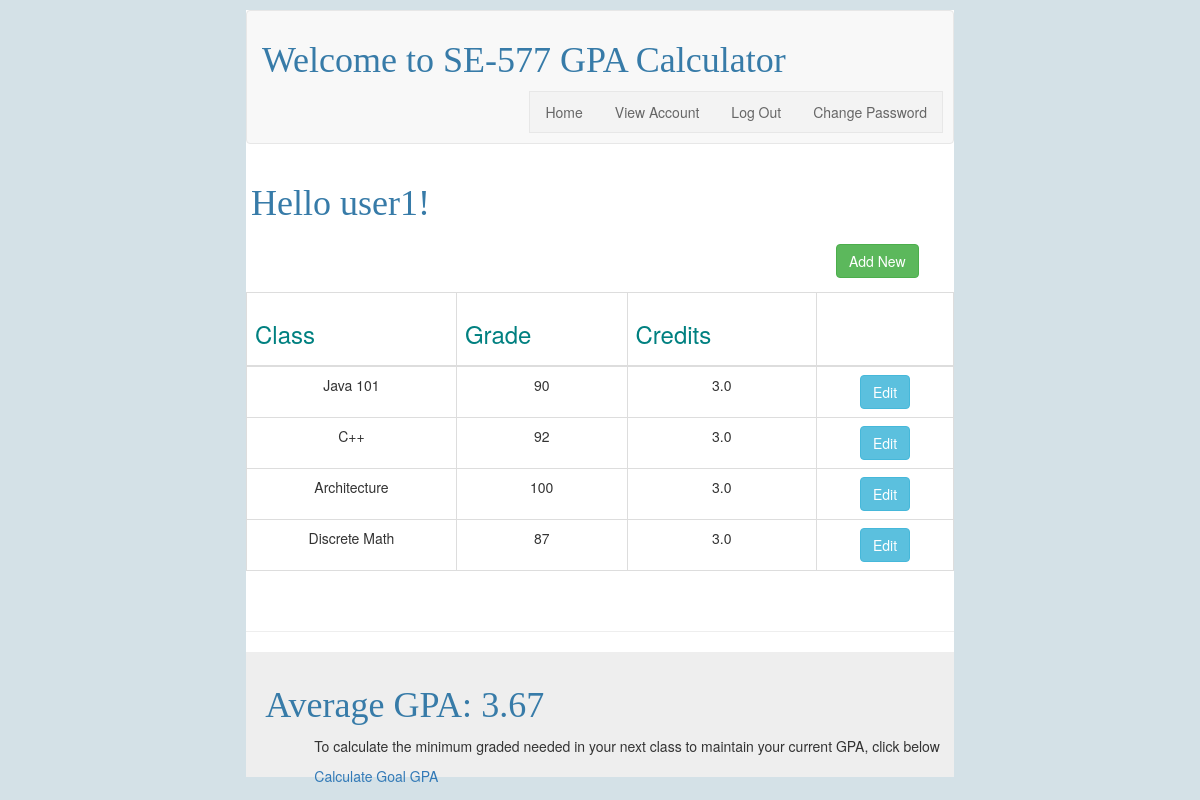
Before: /accountInfo (signed in) with the older database file.
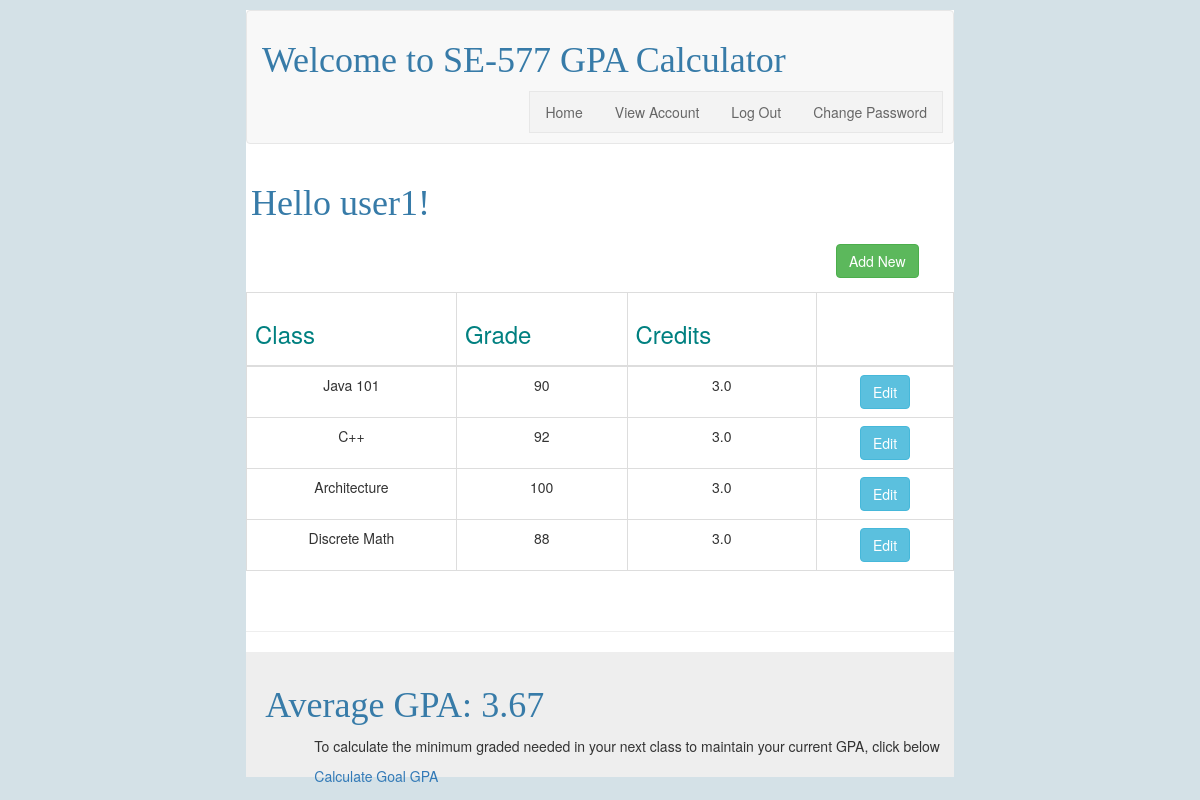
After: the same page with the newer database file.
### tables this page shows
CREATE TABLE user (
  id INTEGER PRIMARY KEY AUTOINCREMENT,
  username TEXT UNIQUE NOT NULL,
  password TEXT NOT NULL
);

CREATE TABLE class (
  id INTEGER PRIMARY KEY AUTOINCREMENT,
  author_id INTEGER NOT NULL,
  classname TEXT NOT NULL,
  grade INTEGER NOT NULL,
  credits REAL NOT NULL,
  FOREIGN KEY (author_id) REFERENCES user (id)
);

### flaskr/calc.py (the view)
@bp.route('/accountInfo')
@login_required
def viewClasses():
    db = get_db()
    courses = get_db().execute(
        'SELECT p.id, classname, grade, credits, author_id, username'
        ' FROM class p JOIN user u ON p.author_id = u.id'
        ' WHERE u.id = ?',
        (g.user['id'],)
    ).fetchall()
    avg = getAvgGpa()
    if session.get('goal') == True:
        goal = session['goal']
    else:
        goal = 0
    return render_template('calc/view.html', courses=courses, avg=avg, goal=goal)

### flaskr/auth.py (called while the page is built)
@bp.before_app_request
def load_logged_in_user():
    user_id = session.get('user_id')
    if user_id is None:
        g.user = None
    else:
        g.user = get_db().execute(
            'SELECT * FROM user WHERE id = ?', (user_id,)
        ).fetchone()

def login_required(view):
    @functools.wraps(view)
    def wrapped_view(**kwargs):
        if g.user is None:
            return redirect(url_for('auth.login'))
        return view(**kwargs)
    return wrapped_view

### flaskr/calc.py (called while the page is built)
def getAvgGpa():
    db = get_db()
    courses = get_db().execute(
        'SELECT grade, credits'
        ' FROM class p JOIN user u ON p.author_id = u.id'
        ' WHERE u.id = ?',
        (g.user['id'],)
    ).fetchall()
    creditSum = get_db().execute(
        'SELECT SUM(credits)'
        ' FROM class p JOIN user u ON p.author_id = u.id'
        ' WHERE u.id = ?',
        (g.user['id'],)
    ).fetchone()[0]
    avg = 0
    for course in courses:
        avg += let2GPA(perc2let(course[0]))*course[1]
    avg = '{0:.2f}'.format(avg / creditSum)
    return avg

def perc2let(grade):
	if grade > 92:
		let_grade = 'A'
	elif grade > 89:
		let_grade = 'A-'
	elif grade > 86:
		let_grade = 'B+'
	elif grade > 82:
		let_grade = 'B'
	elif grade > 79:
		let_grade = 'B-'
	elif grade > 76:
		let_grade = 'C+'
	elif grade > 72:
		let_grade = 'C'
	elif grade > 69:
		let_grade = 'C-'
	elif grade > 66:
		let_grade = 'D+'
	elif grade > 64:
		let_grade = 'D'
	else:
		let_grade = 'F'
	return let_grade

def let2GPA(letter):
	return SCORE_MAP[letter]

### flaskr/db.py (called while the page is built)
def get_db():
    if 'db' not in g:
        g.db = sqlite3.connect(
            current_app.config['DATABASE'],
            detect_types=sqlite3.PARSE_DECLTYPES
        )
        g.db.row_factory = sqlite3.Row
    return g.db

### flaskr/templates/calc/view.html (shortened to what this page needs)
{% extends 'base.html' %}
{% block content %}
    {% if g.user %}
    <h1>Hello {{ g.user['username'] }}!</h1>
{% endif %}
    <br>
    <br>
    <br>
    <br>
    <div id="addNew">
    <a href="{{ url_for('calc.create') }}" class="btn btn-success">Add New</a>
    </div>
<br>
	<table class="table table-bordered">
        <thead>
      <tr>
          <th style="color:teal"><h3>Class</h3></th>
          <th style="color:teal"><h3>Grade</h3></th>
          <th style="color:teal"><h3>Credits</h3></th>
          <th style="color:teal"></th>
      </tr>
        </thead>
    <tbody>
      {% for course in courses %}
          <tr>
              <td style="text-align:center">{{ course['classname'] }}</td>
              <td style="text-align:center">{{ course['grade'] }}</td>
              <td style="text-align:center">{{ course['credits'] }}</td>
              <td style="text-align:center">
                  {% if g.user['id'] == course['author_id'] %}
                      <a href="{{ url_for('calc.update', id=course['id']) }}" class="btn btn-info" role="button">Edit</a>
                  {% endif %}
						</td>
					</tr>
					{% endfor %}
    </tbody>
				</table>
	<br>
	<hr>
    <div id="footer">
	<h1 div style="text-align:center">Average GPA: {{ avg }}</h1>
	<hr>
	<div id="maintainGpa">
		{% if goal == 0 %}
			<p>To calculate the minimum graded needed in your next class to maintain your current GPA, click below</p>
			<a class="action" href="{{ url_for('calc.getGoalInfo') }}">Calculate Goal GPA</a>
		{% else %}
			<p>To maintain your current GPA, you need a {{goal}} in [[CLASS]]</p>
		{% endif %}
	</div>
	</div>
{% endblock %}

### flaskr/templates/base.html (shortened to what this page needs)
{% extends 'bootstrap/base.html' %}
{% block styles %}
{{super()}}
<link rel="stylesheet"
      href="{{url_for('static', filename='style.css')}}">
{% endblock %}
{% block navbar %}
<nav class="navbar navbar-default">
<h1>Welcome to SE-577 GPA Calculator</h1>
  <ul class="nav nav-pills pull-right">
    {% if g.user %}
	  <li><a href="{{ url_for('calc.index') }}">Home</a>
      <li><a href="{{ url_for('calc.viewClasses') }}">View Account</a>
      <li><a href="{{ url_for('auth.logout') }}">Log Out</a>
      <li><a href="{{ url_for('auth.passwordReset') }}">Change Password</a>
    {% else %}
	  <li><a href="{{ url_for('calc.index') }}">Home</a>
      <li><a href="{{ url_for('auth.register') }}">Register</a>
      <li><a href="{{ url_for('auth.login') }}">Log In</a>
    {% endif %}
  </ul>
</nav>
{% endblock %}

### flaskr/static/style.css (style rules this page uses)
html { font-family: sans-serif; background: rgb(212, 225, 231); padding: 1rem; }
body { max-width: 60%; margin: 0 auto; background: white; }
h1 { font-family: serif; color: #377ba8; float: left; padding-left: 5px; }
nav { padding: 10px; }
ul { list-style-type: none; margin: 0; padding: 0; overflow: hidden; border: 1px solid #e7e7e7; background-color: #f3f3f3; float: right; clear: right; }
li { float: left; }
li a { display: block; color: #666; text-align: center; padding: 14px 16px; text-decoration: none; }
#footer { width: 100%; height: 125px; background-color: #eeeeee; padding: 2%; }
#addNew { padding-right: 5%; padding-top: 0; padding-bottom: 2%; float: right; clear: right; }
#maintainGpa { float: right; }

Changed rows visible on the page:
changed class "Discrete Math": grade "87" → "88"
